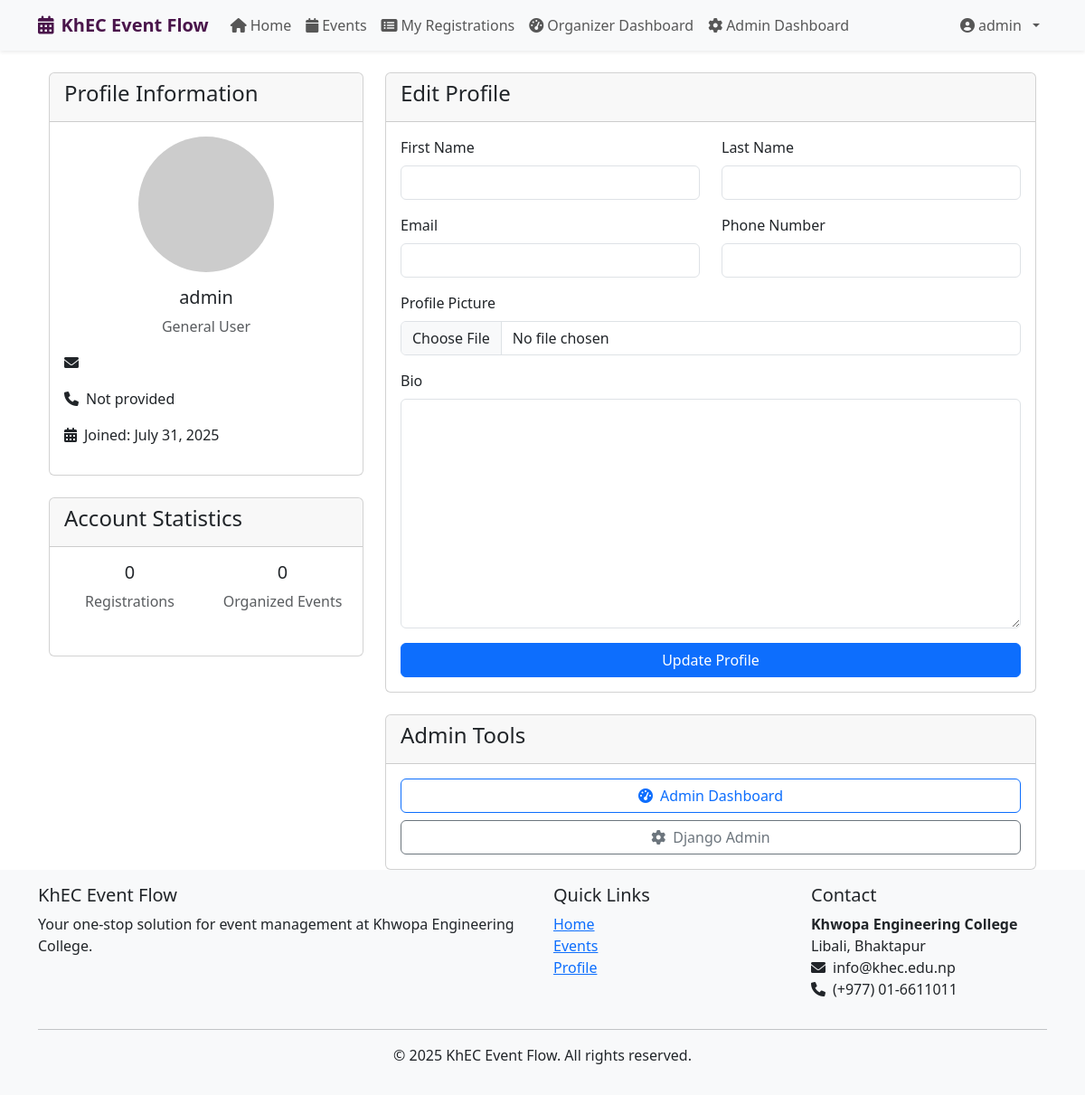
The app's page /users/profile/ (signed in), older data.
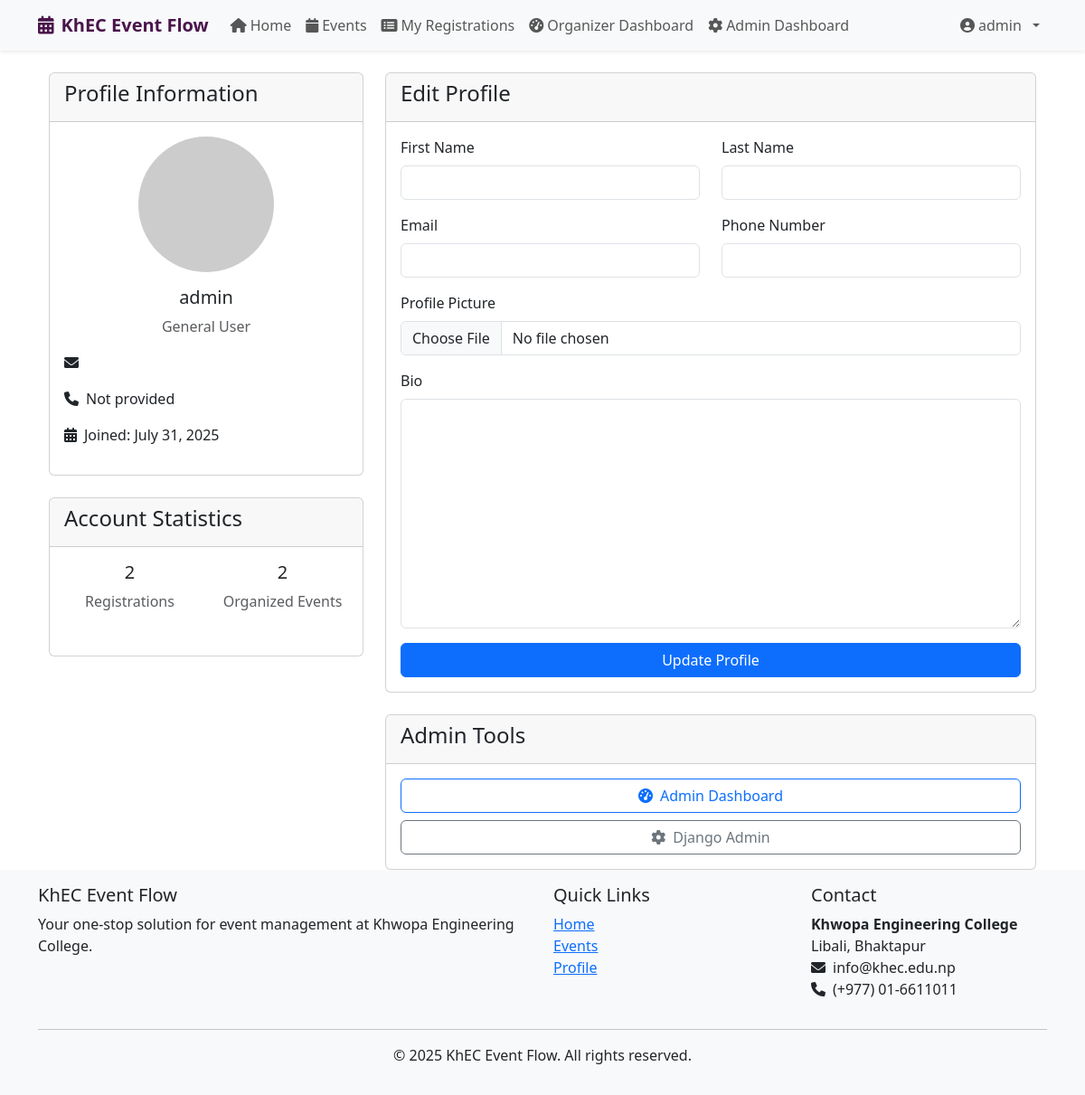
The same page, newer data.
### users/models.py (models this page shows, shortened)
class CustomUser(AbstractUser):
    USER_TYPE_CHOICES = (
        ('general', 'General User'),
        ('organizer', 'Organizer'),
        ('admin', 'Admin'),
    )
    user_type = models.CharField(max_length=10, choices=USER_TYPE_CHOICES, default='general')
    bio = models.TextField(blank=True, null=True)
    profile_picture = models.ImageField(upload_to='profile_pics', blank=True, null=True)
    phone_number = models.CharField(max_length=15, blank=True, null=True)
    groups = models.ManyToManyField(
        Group,
        verbose_name='groups',
        blank=True,
        help_text='The groups this user belongs to.',
        related_name="customuser_groups",  # Unique related_name
        related_query_name="customuser",
    )
    user_permissions = models.ManyToManyField(
        Permission,
        verbose_name='user permissions',
        blank=True,
        help_text='Specific permissions for this user.',
        related_name="customuser_permissions",  # Unique related_name
        related_query_name="customuser",
    )
    def is_organizer(self):
        return self.user_type == 'organizer'
    def is_admin_user(self):
        return self.user_type == 'admin' or self.is_superuser

### users/views.py (the view)
# urls.py: path('profile/', views.profile, name='profile'),
@login_required
def profile(request):
    if request.method == 'POST':
        form = UserUpdateForm(request.POST, request.FILES, instance=request.user)
        if form.is_valid():
            form.save()
            messages.success(request, 'Your profile has been updated successfully!')
            return redirect('profile')
        else:
            messages.error(request, 'Please correct the errors below.')
    else:
        form = UserUpdateForm(instance=request.user)
    user_stats = {
        'total_events_organized': request.user.organized_events.count(),
        'total_registrations': request.user.event_registrations.count(),
        'approved_events': request.user.organized_events.filter(status='approved').count(),
        'pending_events': request.user.organized_events.filter(status='pending').count(),
    }
    context = {
        'form': form,
        'user_stats': user_stats,
    }
    return render(request, 'users/profile.html', context)

### users/forms.py (shortened to what this page needs)
class UserUpdateForm(forms.ModelForm):
    email = forms.EmailField(required=True)
    class Meta:
        model = CustomUser
        fields = ['username', 'email', 'first_name', 'last_name', 'bio', 'profile_picture', 'phone_number']
    def __init__(self, *args, **kwargs):
        super().__init__(*args, **kwargs)
        for field_name, field in self.fields.items():
            field.widget.attrs['class'] = 'form-control'

### templates/users/profile.html (shortened to what the changed rows need)
{% extends 'base.html' %}
{% block content %}
<div class="container">
    <div class="row">
        <div class="col-md-4 mb-4">
            <div class="card">
                <div class="card-body text-center">
                    {% if user.profile_picture %}
                        <img src="{{ user.profile_picture.url }}" alt="{{ user.username }}" class="rounded-circle img-fluid mb-3" style="width: 150px; height: 150px; object-fit: cover;">
                    {% else %}
                        <img src="https://via.placeholder.com/150?text={{ user.username|first|upper }}" alt="{{ user.username }}" class="rounded-circle img-fluid mb-3">
                    {% endif %}
                    <h5>{{ user.get_full_name|default:user.username }}</h5>
                    <p class="text-muted">{{ user.get_user_type_display }}</p>
                    <div class="text-start mt-3">
                        <p><i class="fas fa-envelope me-2"></i>{{ user.email }}</p>
                        <p><i class="fas fa-phone me-2"></i>{{ user.phone_number|default:"Not provided" }}</p>
                        <p><i class="fas fa-calendar-alt me-2"></i>Joined: {{ user.date_joined|date:"F j, Y" }}</p>
                    </div>
                </div>
            </div>
            <div class="card mt-4">
                <div class="card-body">
                    <div class="row text-center">
                        <div class="col-6 mb-3">
                            <h5>{{ user.event_registrations.count }}</h5>
                            <p class="text-muted">Registrations</p>
                        </div>
                        <div class="col-6 mb-3">
                            <h5>{{ user.organized_events.count }}</h5>
                            <p class="text-muted">Organized Events</p>
                        </div>
                    </div>
                </div>
            </div>
        </div>
        <div class="col-md-8">
            <div class="card">
                <div class="card-body">
                    <form method="post" enctype="multipart/form-data">
                        <div class="row">
                            <div class="col-md-6 mb-3">
                                <label for="id_first_name" class="form-label">First Name</label>
                                {{ form.first_name }}
                            </div>
                            <div class="col-md-6 mb-3">
                                <label for="id_last_name" class="form-label">Last Name</label>
                                {{ form.last_name }}
                            </div>
                        </div>
                        <div class="row">
                            <div class="col-md-6 mb-3">
                                <label for="id_email" class="form-label">Email</label>
                                {{ form.email }}
                            </div>
                            <div class="col-md-6 mb-3">
                                <label for="id_phone_number" class="form-label">Phone Number</label>
                                {{ form.phone_number }}
                            </div>
                        </div>
                        <div class="mb-3">
                            <label for="id_profile_picture" class="form-label">Profile Picture</label>
                            {{ form.profile_picture }}
                        </div>
                        <div class="mb-3">
                            <label for="id_bio" class="form-label">Bio</label>
                            {{ form.bio }}
                        </div>
                    </form>
                </div>
            </div>
        </div>
    </div>
</div>
{% endblock %}

### templates/base.html (shortened to what the changed rows need)
<!DOCTYPE html>
<html lang="en">
<head>
    <link href="https://cdn.jsdelivr.net/npm/bootstrap@5.3.0-alpha1/dist/css/bootstrap.min.css" rel="stylesheet">
    <link rel="stylesheet" href="https://cdnjs.cloudflare.com/ajax/libs/font-awesome/6.0.0/css/all.min.css">
</head>
<body>
    <nav class="navbar navbar-expand-lg navbar-light bg-light shadow-sm">
        <div class="container">
            <div class="collapse navbar-collapse" id="navbarNav">
                <ul class="navbar-nav">
                    {% if user.is_authenticated %}
                        <li class="nav-item dropdown user-dropdown">
                            <a class="nav-link dropdown-toggle" href="#" id="navbarDropdown" role="button" data-bs-toggle="dropdown" aria-expanded="false">
                                <i class="fas fa-user-circle me-1"></i>{{ user.username }}
                            </a>
                        </li>
                    {% endif %}
                </ul>
            </div>
        </div>
    </nav>
    <div class="container mt-4">
        {% block content %}{% endblock %}
    </div>
</body>
</html>

Row changes from the older to the newer data that the page shows:
changed CustomUser "admin": event_registrations.count "0" → "2"; organized_events.count "0" → "2"
